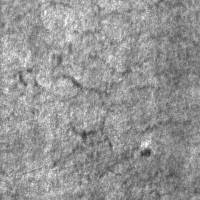
#> input picture dataset/split/test/crazing/crazing_135.jpg, 200 x 200 px, found by its file name; its folder holds only this picture in this run
$ python run_eda.py
#> lines starting #> are read from the running program, lines starting #| are printed output that depends on the picture
### config.py
import os

# Base paths
BASE_DIR = os.path.dirname(os.path.abspath(__file__))
DATASET_RAW_DIR = os.path.join(BASE_DIR, "dataset", "NEU-DET")
DATASET_SPLIT_DIR = os.path.join(BASE_DIR, "dataset", "split")
CHECKPOINT_DIR = os.path.join(BASE_DIR, "checkpoints")
OUTPUT_DIR = os.path.join(BASE_DIR, "outputs")

# Class configurations
CLASSES = ["crazing", "inclusion", "patches", "pitted_surface", "rolled-in_scale", "scratches"]
NUM_CLASSES = len(CLASSES)

# Dataset split ratios
TRAIN_RATIO = 0.70
VAL_RATIO = 0.15
TEST_RATIO = 0.15
RANDOM_SEED = 42

# Image configurations
IMAGE_SIZE = (224, 224)

# Normalization parameters (standard ImageNet)
NORM_MEAN = [0.485, 0.456, 0.406]
NORM_STD = [0.229, 0.224, 0.225]

# Augmentation hyperparameters
ROTATE_DEGREES = 15
FLIP_PROB = 0.5
BRIGHTNESS = 0.2
CONTRAST = 0.2

# Training hyperparameters
BATCH_SIZE = 32
EPOCHS = 8
LEARNING_RATE_CUSTOM = 0.001
LEARNING_RATE_RESNET = 0.0001
LEARNING_RATE_EFFICIENTNET = 0.0001
WEIGHT_DECAY = 0.0001

# Ensure directories exist
for directory in [CHECKPOINT_DIR, OUTPUT_DIR]:
    os.makedirs(directory, exist_ok=True)

### notebooks/run_eda.py
import os
import sys

# Add the project root folder to sys.path so config can be imported
sys.path.append(os.path.dirname(os.path.dirname(os.path.abspath(__file__))))

import numpy as np
import pandas as pd
import matplotlib.pyplot as plt
import seaborn as sns
from PIL import Image

import config

def run_eda():
    print("Starting Exploratory Data Analysis (EDA)...")

    split_dir = config.DATASET_SPLIT_DIR
    classes = config.CLASSES

    if not os.path.exists(split_dir):
        print(f"Error: Split dataset directory not found at {split_dir}. Please run data_split first.")
        return

    # 1. Dataset Statistics & Class Distribution
    stats = []
    corrupted_files = []
    dimensions = set()
    pixel_means = {cls: [] for cls in classes}
    pixel_stds = {cls: [] for cls in classes}
    all_sample_images = {}

    for split in ["train", "val", "test"]:
        for cls in classes:
            cls_dir = os.path.join(split_dir, split, cls)
            if not os.path.exists(cls_dir):
                print(f"Warning: Directory not found: {cls_dir}")
                continue

            files = [f for f in os.listdir(cls_dir) if f.lower().endswith(('.jpg', '.jpeg', '.png'))]
            stats.append({
                "Split": split,
                "Class": cls,
                "Count": len(files)
            })

            # Read sample images and check dimensions/pixel stats for training set
            if split == "train" and len(files) > 0:
                # Save the first image as a sample for visualization
                sample_path = os.path.join(cls_dir, files[0])
                all_sample_images[cls] = sample_path

                # Check all files in train for dimensions, pixel distribution, and corruption
                for f in files:
                    f_path = os.path.join(cls_dir, f)
                    try:
                        with Image.open(f_path) as img:
#> img is the input picture: PIL image 200x200 RGB; min 41, max 255, mean 148.9
                            w, h = img.size
#> w = 200; h = 200
                            mode = img.mode
#> mode = 'RGB'
                            dimensions.add((w, h, mode))

                            # Convert to numpy array for pixel distribution analysis
                            arr = np.array(img)
                            pixel_means[cls].append(np.mean(arr))
                            pixel_stds[cls].append(np.std(arr))
                    except Exception as e:
                        print(f"Corrupted image found: {f_path}. Error: {e}")
                        corrupted_files.append(f_path)

    df_stats = pd.DataFrame(stats)
    print("Dataset split statistics:\n")
    print(df_stats.to_string(index=False))

    # Check dimensions
    print(f"Unique image dimensions found in training set (width, height, mode): {list(dimensions)}")
    if len(corrupted_files) == 0:
        print("Sanity check passed: 0 corrupted or missing files detected.")
    else:
        print(f"Warning: Detected {len(corrupted_files)} corrupted files: {corrupted_files}")

    # Plot 1: Class Distribution per split
    plt.figure(figsize=(10, 6))
    sns.set_theme(style="whitegrid")
    sns.barplot(data=df_stats, x="Class", y="Count", hue="Split", palette="muted")
    plt.title("Class Distribution across Train, Val, and Test Splits", fontsize=14, fontweight='bold')
    plt.xlabel("Defect Class", fontsize=12)
    plt.ylabel("Number of Images", fontsize=12)
    plt.xticks(rotation=15)
    plt.tight_layout()
    dist_plot_path = os.path.join(config.OUTPUT_DIR, "class_distribution.png")
    plt.savefig(dist_plot_path, dpi=300)
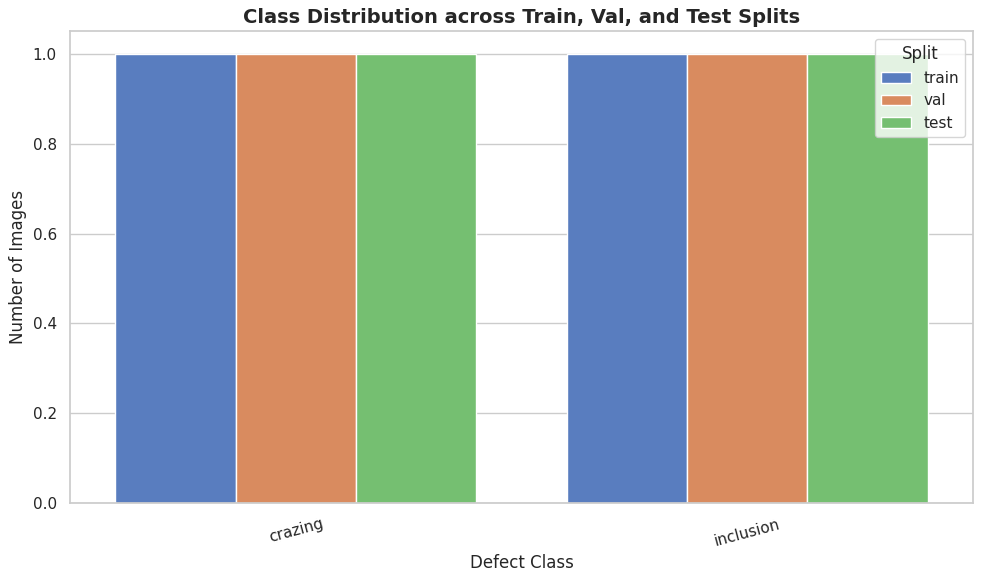
#> figure drawn by matplotlib, 1 panel
    plt.close()
    print(f"Class distribution plot saved to: {dist_plot_path}")

    # Plot 2: Sample Images Grid (6 classes)
    fig, axes = plt.subplots(2, 3, figsize=(12, 8))
    axes = axes.flatten()
    for i, cls in enumerate(classes):
        if cls in all_sample_images:
            img_path = all_sample_images[cls]
            img = Image.open(img_path)
            axes[i].imshow(img, cmap='gray' if img.mode == 'L' else None)
            axes[i].set_title(f"Class: {cls.replace('_', ' ').capitalize()}", fontsize=12, fontweight='bold')
        axes[i].axis("off")
    plt.suptitle("Sample Steel Surface Defect Images (NEU-CLS)", fontsize=16, fontweight='bold', y=0.98)
    plt.tight_layout()
    grid_plot_path = os.path.join(config.OUTPUT_DIR, "sample_images.png")
    plt.savefig(grid_plot_path, dpi=300)
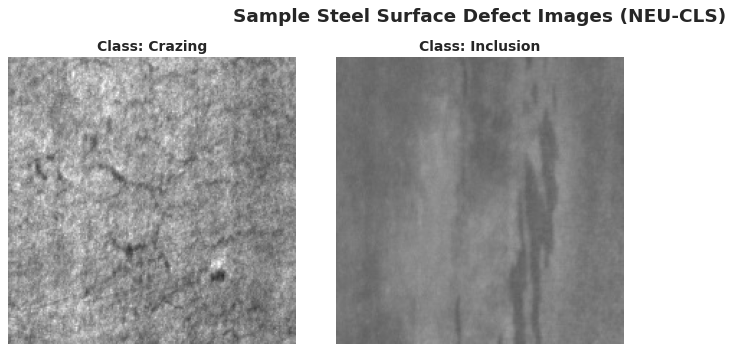
#> figure drawn by matplotlib, 2 panels
    plt.close()
    print(f"Sample image grid saved to: {grid_plot_path}")

    # Plot 3: Pixel Value Distribution
    plt.figure(figsize=(10, 6))
    for cls in classes:
        means = pixel_means[cls]
        if len(means) > 0:
            sns.kdeplot(means, label=cls, fill=True, alpha=0.1)
    plt.title("Pixel Intensity Distribution Mean across Classes (Train Set)", fontsize=14, fontweight='bold')
    plt.xlabel("Mean Pixel Intensity (0-255)", fontsize=12)
    plt.ylabel("Density", fontsize=12)
    plt.legend(title="Classes")
    plt.tight_layout()
    pixel_plot_path = os.path.join(config.OUTPUT_DIR, "pixel_distribution.png")
    plt.savefig(pixel_plot_path, dpi=300)
    plt.close()
    print(f"Pixel value distribution plot saved to: {pixel_plot_path}")

    # Print summary statistics per class
    print("Summary Statistics of Pixel Intensity per Class (Training Set):")
    for cls in classes:
        means = pixel_means[cls]
        stds = pixel_stds[cls]
        if len(means) > 0:
            print(f"Class '{cls}' - Mean Pixel Value: {np.mean(means):.2f}, Std Dev: {np.mean(stds):.2f}")

    print("EDA completed successfully!")

if __name__ == "__main__":
    run_eda()
